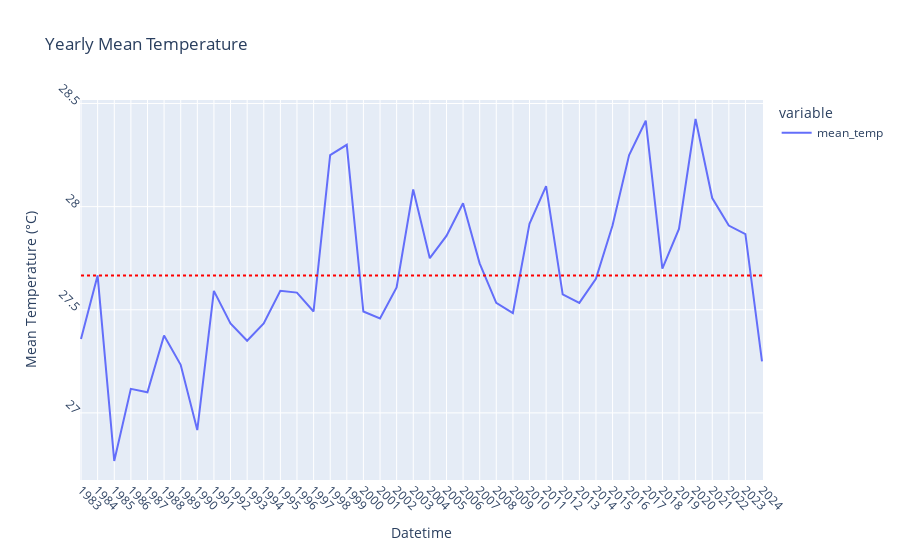

The notebook cell this image was saved under:
### Code cell
df_yearly_mean_temp = df['mean_temp'].resample('Y').mean()  # resample to yearly mean
# print(df_yearly_mean_temp)

fig_yearly_mean_temp = px.line(df_yearly_mean_temp, labels={df_yearly_mean_temp.index.name: 'Datetime', 'value': 'Mean Temperature (°C)'}, title='Yearly Mean Temperature')
fig_yearly_mean_temp.update_xaxes(dtick='M12', tickangle=45)
fig_yearly_mean_temp.update_yaxes(dtick=0.5, tickangle=45)
fig_yearly_mean_temp.update_traces(hovertemplate='Datetime: %{x}<br>Mean Temperature: %{y}°C')

# add the mean line
mean_temperature = np.mean(df_yearly_mean_temp)
fig_yearly_mean_temp.add_shape(
    type="line",
    x0=df_yearly_mean_temp.index[0],
    y0=mean_temperature,
    x1=df_yearly_mean_temp.index[-1],
    y1=mean_temperature,
    line=dict(color="red", dash="dot"),
)
fig_yearly_mean_temp.show()

### Figure 1 — Plotly figure (JSON) as saved in the notebook; plotly's stock layout.template omitted (floating-point values rounded to 4 significant figures)
{"data": [{"hovertemplate": "Datetime: %{x}<br>Mean Temperature: %{y}°C", "legendgroup": "mean_temp", "line": {"color": "#636efa", "dash": "solid"}, "marker": {"symbol": "circle"}, "mode": "lines", "name": "mean_temp", "orientation": "v", "showlegend": true, "type": "scatter", "x": ["1982-12-31T00:00:00", "1983-12-31T00:00:00", "1984-12-31T00:00:00", "1985-12-31T00:00:00", "1986-12-31T00:00:00", "1987-12-31T00:00:00", "1988-12-31T00:00:00", "1989-12-31T00:00:00", "1990-12-31T00:00:00", "1991-12-31T00:00:00", "1992-12-31T00:00:00", "1993-12-31T00:00:00", "1994-12-31T00:00:00", "1995-12-31T00:00:00", "1996-12-31T00:00:00", "1997-12-31T00:00:00", "1998-12-31T00:00:00", "1999-12-31T00:00:00", "2000-12-31T00:00:00", "2001-12-31T00:00:00", "2002-12-31T00:00:00", "2003-12-31T00:00:00", "2004-12-31T00:00:00", "2005-12-31T00:00:00", "2006-12-31T00:00:00", "2007-12-31T00:00:00", "2008-12-31T00:00:00", "2009-12-31T00:00:00", "2010-12-31T00:00:00", "2011-12-31T00:00:00", "2012-12-31T00:00:00", "2013-12-31T00:00:00", "2014-12-31T00:00:00", "2015-12-31T00:00:00", "2016-12-31T00:00:00", "2017-12-31T00:00:00", "2018-12-31T00:00:00", "2019-12-31T00:00:00", "2020-12-31T00:00:00", "2021-12-31T00:00:00", "2022-12-31T00:00:00", "2023-12-31T00:00:00"], "xaxis": "x", "y": [27.36, 27.67, 26.77, 27.12, 27.1, 27.38, 27.23, 26.92, 27.59, 27.43, 27.35, 27.43, 27.59, 27.58, 27.49, 28.25, 28.3, 27.49, 27.46, 27.61, 28.08, 27.75, 27.86, 28.02, 27.72, 27.53, 27.48, 27.92, 28.1, 27.57, 27.53, 27.65, 27.91, 28.25, 28.42, 27.7, 27.89, 28.43, 28.04, 27.91, 27.87, 27.25], "yaxis": "y"}], "layout": {"legend": {"title": {"text": "variable"}, "tracegroupgap": 0}, "shapes": [{"line": {"color": "red", "dash": "dot"}, "type": "line", "x0": "1982-12-31T00:00:00", "x1": "2023-12-31T00:00:00", "y0": 27.67, "y1": 27.67}], "title": {"text": "Yearly Mean Temperature"}, "xaxis": {"anchor": "y", "domain": [0, 1], "dtick": "M12", "tickangle": 45, "title": {"text": "Datetime"}}, "yaxis": {"anchor": "x", "domain": [0, 1], "dtick": 0.5, "tickangle": 45, "title": {"text": "Mean Temperature (°C)"}}}}
